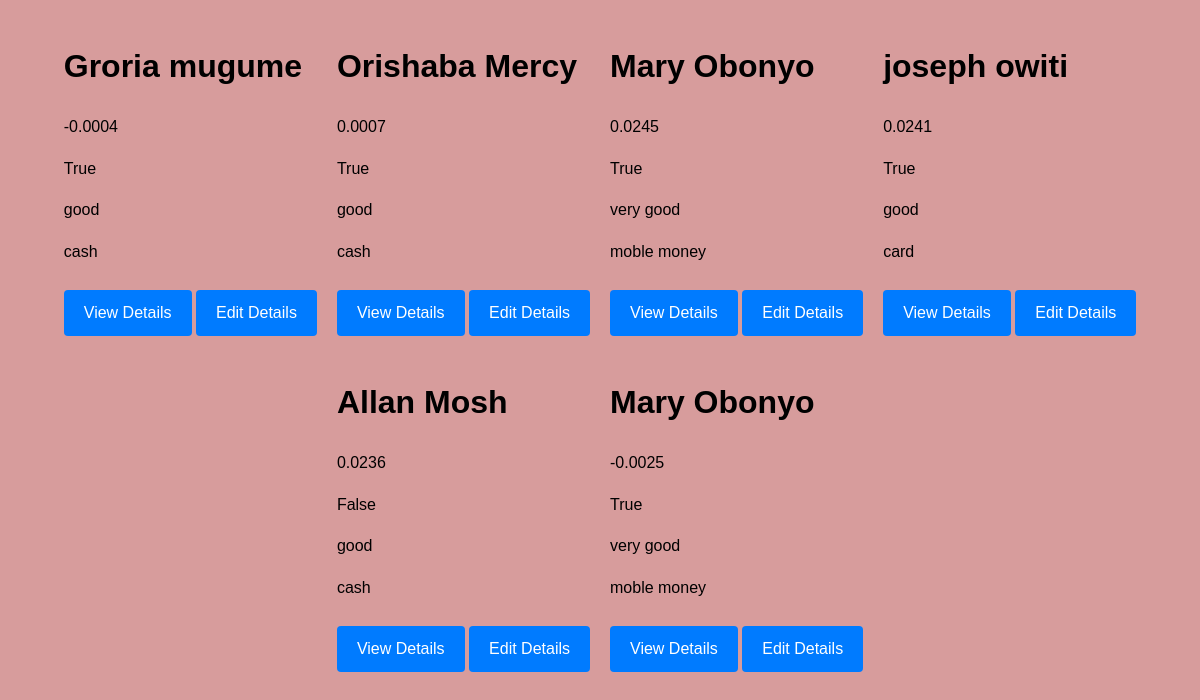
Page /payments/payments/list on the committed database.
### payments/models.py (models this page shows)
class Payments(models.Model):
    customer_name=models.CharField(max_length=32)
    total_amount=models.DecimalField(decimal_places=4,max_digits=4)
    payment_status=models.BooleanField()
    order_status=models.CharField(max_length=32)
    payment_method=models.CharField(max_length=32)

### payments/views.py (the view)
# urls.py: path("payments/list" ,payments_list,name="payments_list"),
def payments_list(request):
    payments = Payments.objects.all()
    return render(request, 'payments/payments_list.html', {'payments':payments})

### templates/payments/payments_list.html (shortened to what this page needs)
<!DOCTYPE html>
<html lang="en">
<head>
</head>
<div class="allproducts">
    {% for payments in payments %}
        <div class="cart-container">
    <h1 class="cart-name">{{ payments.customer_name }}</h1>
    <p>{{payments.total_amount}}</p>
    <span>{{payments.payment_status}}</span>
    <p>{{payments.order_status}}</p>
    <p>{{payments.payment_method}}</p>
             <a href="{% url 'payments_details' id=payments.id %}">View Details</a>
             <a href="{% url 'payments_update_view' id=payments.id %}">Edit Details</a>
        </div>
    {% endfor %}
</div>
</body>
</html>

### templates/payments/payments_list.html (style rules this page uses)
.allproducts { display: flex; flex-wrap: wrap; justify-content: center; gap: 20px; }
a { display: inline-block; background-color: #007bff; color: #fff; text-decoration: none; padding: 10px 20px; margin-top: 10px; border-radius: 4px; }

### rows in the picture
Payments: customer_name "Groria mugume", total_amount "-0.0004", payment_status "True", order_status "good", payment_method "cash"
Payments: customer_name "Orishaba Mercy", total_amount "0.0007", payment_status "True", order_status "good", payment_method "cash"
Payments: customer_name "Mary Obonyo", total_amount "0.0245", payment_status "True", order_status "very good", payment_method "moble money"
Payments: customer_name "joseph owiti", total_amount "0.0241", payment_status "True", order_status "good", payment_method "card"
Payments: customer_name "Allan Mosh", total_amount "0.0236", payment_status "False", order_status "good", payment_method "cash"
Payments: customer_name "Mary Obonyo", total_amount "-0.0025", payment_status "True", order_status "very good", payment_method "moble money"
